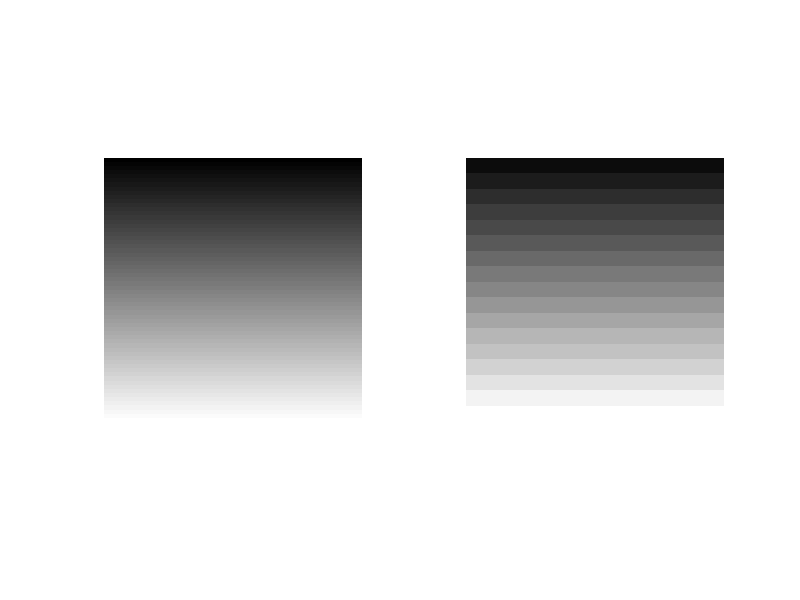

MATLAB code for this plot:
% For this exercise I programed for 2 different stripes image
% 1St one pixels are from 1-255 with steps of 1
% 2nd one pixels are from 1-255 with steps of 60
close all
clear all
clc
pic=zeros(1020,1000);
for i=1:1020
    pic(i,1:1000)=floor(i/4);
end

pic=uint8(pic);
subplot(1,2,1);imshow(pic)
d=0;
for i=1:17
    for j=1:60
       d=d+1; 
       pic(d,1:1000)=(i*15); 
    end
end    
pic=uint8(pic);
subplot(1,2,2);imshow(pic)

    
    